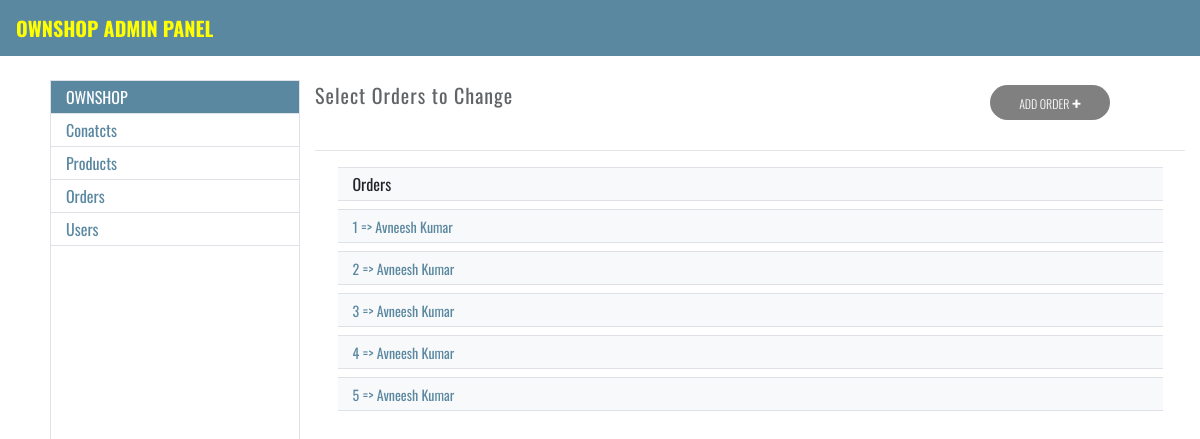
Page /adminpage/order on the committed database.
### ownshop/models.py (models this page shows, shortened)
class Order(models.Model):
    provider_order_id = models.CharField( max_length=40, null=False, blank=False)
    payment_id = models.CharField(max_length=36, null=False, blank=False )
    signature_id = models.CharField(max_length=128, null=False, blank=False)
    status =  models.BooleanField(default=False  )
    items_json = models.CharField(max_length=5000,default="")
    amount = models.IntegerField(default=0)
    email = models.CharField(max_length=100,default="")
    name = models.CharField(max_length=100,default="")
    address = models.CharField(max_length=1000, default="")
    city = models.CharField(max_length=500, default="")
    state = models.CharField(max_length=500, default="")
    zip_code = models.CharField(max_length=100,default="")
    mobile = models.CharField(max_length=20, default="")

### ownshop/views.py (the view)
# urls.py: path('adminpage/order',admin_orders_view,name='adminorders'),
def admin_orders_view(request):
    orders = Order.objects.all()
    d = {"orders":orders}
    resp = render(request,"ownshop/adminpages/adminorders.html",context=d)
    return resp

### ownshop/templates/ownshop/adminPages/adminorders.html (shortened to what this page needs)
{% extends 'ownshop/adminpages/adminBase.html' %}
{% block main-content %}
<div class="col-md-9">
  <div class="row justify-content-between">
    <div class="col-sm-9">
      <span class="selectText">Select Orders to Change</span>
    </div>
    <div class="col-sm-3" style="float: right">
      <button class="addBtn">
        <a href="{% url 'add_order_details' %}">ADD ORDER <span>+</span> </a>
      </button>
    </div>
  </div>
  <hr style="margin-top: 40px" />
  <div class="row justify-content-center">
    <div class="col-sm-11 bg-light border-top border-bottom pt-1 pb-1">
      <span>Orders</span>
    </div>
    {% for order in orders %}
    <div class="col-sm-11 bg-light border-top border-bottom pt-1 pb-1 mt-2">
      <span>
        <a href="/adminpage/order/{{order.id}}" class="productName"
          >{{forloop.counter}} => {{order.name}}</a
        >
      </span>
    </div>
    {% empty %}
    <div class="col-sm-11 bg-light border-top border-bottom pt-1 pb-1 mt-2">
      <span class="productName">
        0 Order
      </span>
    </div>
    {% endfor %}
  </div>
</div>
{% endblock main-content %}

### ownshop/static/ownshop/css/style.css (style rules this page uses)
* { margin: 0; padding: 0; font-family: 'Oswald', sans-serif; }

### ownshop/static/ownshop/css/adminpages.css (style rules this page uses)
.selectText { font-size: 20px; opacity: 0.7; letter-spacing: 1px; margin-top: 5px; }
.addBtn { width: 120px; border: none; border-radius: 20px; background-color: gray; font-weight: 300; font-size: 12px; position: absolute; padding-bottom: 5px; margin-top: 5px; cursor: pointer; }
.addBtn a { text-decoration: none; color: white; font-weight: 300; font-size: 12px; }
.addBtn a span { font-size: 20px; position: relative; top: 3px; font-weight: bold; }
.productName { text-decoration: none ; color: #5b88a1 ; font-size: 14px; }

### rows in the picture
Order: name "Avneesh Kumar"
Order: name "Avneesh Kumar"
Order: name "Avneesh Kumar"
Order: name "Avneesh Kumar"
Order: name "Avneesh Kumar"
